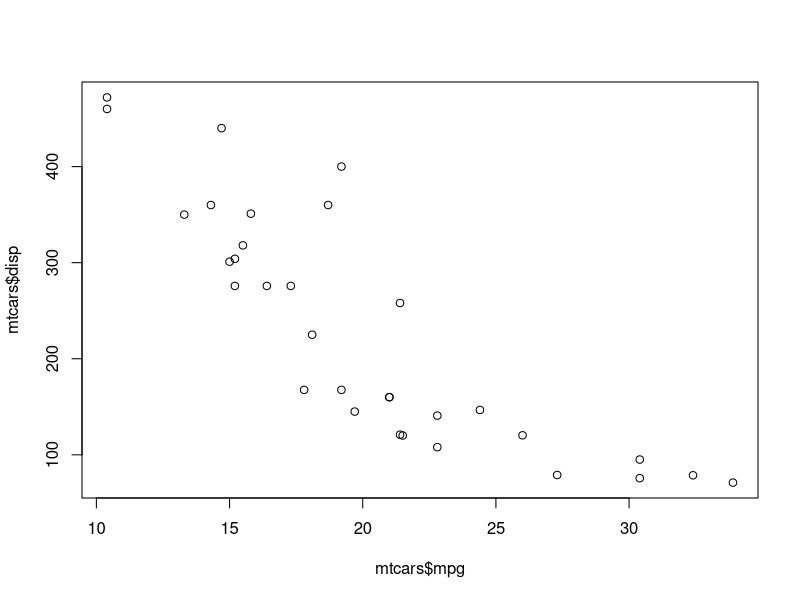

Source code (R):
## ---- chunk 1
data(mtcars)
plot(mtcars$mpg, mtcars$disp)
## ---- chunk 2
summary(mtcars$wt)
